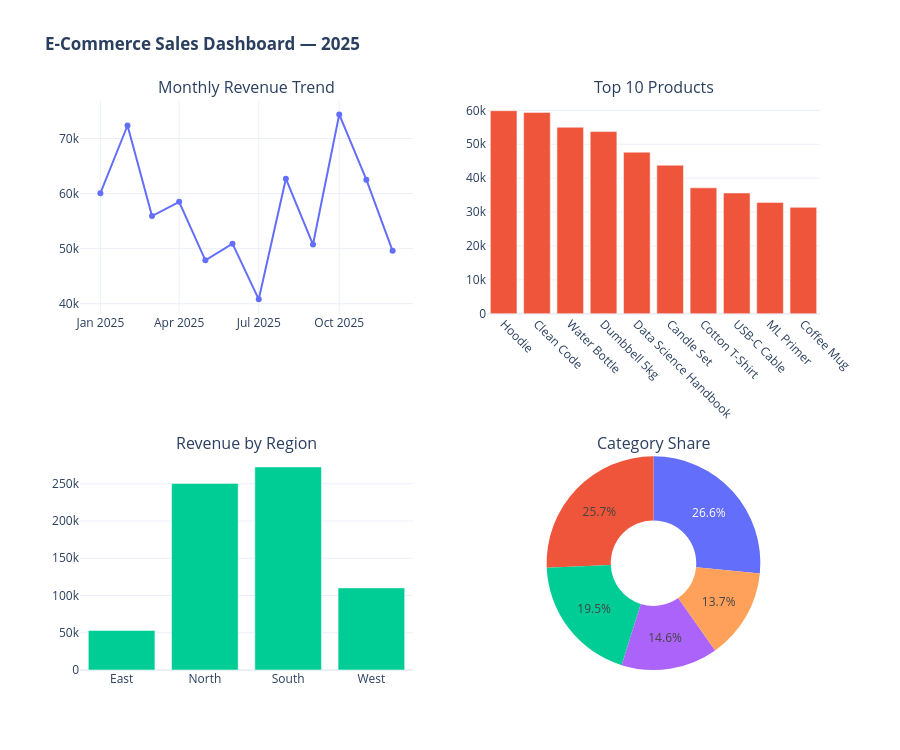

The code cell stored with this chart in its notebook:
### Markdown cell above
# ============================================================
# 🔴 挑戰題（25 分）
# ============================================================

### Code cell
def red_dashboard():
    """
    Capstone：完整的互動式儀表板

    流程：
    1. 清理 orders_raw.csv + 合併三張表
    2. 建立 2×2 subplot dashboard（用 plotly make_subplots）：
       - 左上：月營收趨勢 (line)
       - 右上：Top 10 商品營收 (bar)
       - 左下：各地區營收 (bar)
       - 右下：類別營收佔比 (pie/donut)
    3. 設定整體標題

    回傳 plotly Figure 物件
    提示：from plotly.subplots import make_subplots
    """
    # TODO: 你的程式碼
monthly     = enriched.groupby('month', as_index=False)['amount'].sum()
top_prod    = (enriched.groupby('product_name', as_index=False)['amount']
               .sum().sort_values('amount', ascending=False).head(10))
region_rev  = enriched.groupby('region', as_index=False)['amount'].sum()
cat_rev     = enriched.groupby('category', as_index=False)['amount'].sum()

fig = make_subplots(
    rows=2, cols=2,
    subplot_titles=('Monthly Revenue Trend',
                    'Top 10 Products',
                    'Revenue by Region',
                    'Category Share'),
    specs=[[{'type':'xy'}, {'type':'xy'}],
           [{'type':'xy'}, {'type':'domain'}]],
)

fig.add_trace(go.Line(x=monthly['month'], y=monthly['amount'],
                         mode='lines+markers', name='Monthly'), row=1, col=1)
fig.add_trace(go.Bar(x=top_prod['product_name'], y=top_prod['amount'],
                     name='Top Products'), row=1, col=2)
fig.add_trace(go.Bar(x=region_rev['region'], y=region_rev['amount'],
                     name='Region'), row=2, col=1)
fig.add_trace(go.Pie(labels=cat_rev['category'], values=cat_rev['amount'],
                     name='Category', hole=0.4), row=2, col=2)

fig.update_layout(
    title_text='<b>E-Commerce Sales Dashboard — 2025</b>',
    height=750, showlegend=False,
)
fig.update_xaxes(tickangle=45, row=1, col=2)
fig.show()

### Figure 1 — Plotly figure (JSON) as saved in the notebook; plotly's stock layout.template omitted (floating-point values rounded to 4 significant figures)
{"data": [{"mode": "lines+markers", "name": "Monthly", "type": "scatter", "x": ["2025-01", "2025-02", "2025-03", "2025-04", "2025-05", "2025-06", "2025-07", "2025-08", "2025-09", "2025-10", "2025-11", "2025-12"], "xaxis": "x", "y": [60060.0, 72370.0, 55920.0, 58510.0, 47880.0, 50900.0, 40800.0, 62710.0, 50740.0, 74380.0, 62530.0, 49600.0], "yaxis": "y"}, {"name": "Top Products", "type": "bar", "x": ["Hoodie", "Clean Code", "Water Bottle", "Dumbbell 5kg", "Data Science Handbook", "Candle Set", "Cotton T-Shirt", "USB-C Cable", "ML Primer", "Coffee Mug"], "xaxis": "x2", "y": [59900.0, 59400.0, 55010.0, 53750.0, 47650.0, 43830.0, 37150.0, 35620.0, 32850.0, 31380.0], "yaxis": "y2"}, {"name": "Region", "type": "bar", "x": ["East", "North", "South", "West"], "xaxis": "x3", "y": [53090.0, 250400.0, 272600.0, 110200.0], "yaxis": "y3"}, {"domain": {"x": [0.55, 1], "y": [0, 0.375]}, "hole": 0.4, "labels": ["Books", "Clothing", "Electronics", "Home", "Sports"], "name": "Category", "type": "pie", "values": [182200.0, 133800.0, 100200.0, 93750.0, 176300.0]}], "layout": {"annotations": [{"font": {"size": 16}, "showarrow": false, "text": "Monthly Revenue Trend", "x": 0.225, "xanchor": "center", "xref": "paper", "y": 1, "yanchor": "bottom", "yref": "paper"}, {"font": {"size": 16}, "showarrow": false, "text": "Top 10 Products", "x": 0.775, "xanchor": "center", "xref": "paper", "y": 1, "yanchor": "bottom", "yref": "paper"}, {"font": {"size": 16}, "showarrow": false, "text": "Revenue by Region", "x": 0.225, "xanchor": "center", "xref": "paper", "y": 0.375, "yanchor": "bottom", "yref": "paper"}, {"font": {"size": 16}, "showarrow": false, "text": "Category Share", "x": 0.775, "xanchor": "center", "xref": "paper", "y": 0.375, "yanchor": "bottom", "yref": "paper"}], "height": 750, "showlegend": false, "title": {"text": "<b>E-Commerce Sales Dashboard — 2025</b>"}, "xaxis": {"anchor": "y", "domain": [0, 0.45]}, "xaxis2": {"anchor": "y2", "domain": [0.55, 1], "tickangle": 45}, "xaxis3": {"anchor": "y3", "domain": [0, 0.45]}, "yaxis": {"anchor": "x", "domain": [0.625, 1]}, "yaxis2": {"anchor": "x2", "domain": [0.625, 1]}, "yaxis3": {"anchor": "x3", "domain": [0, 0.375]}}}
